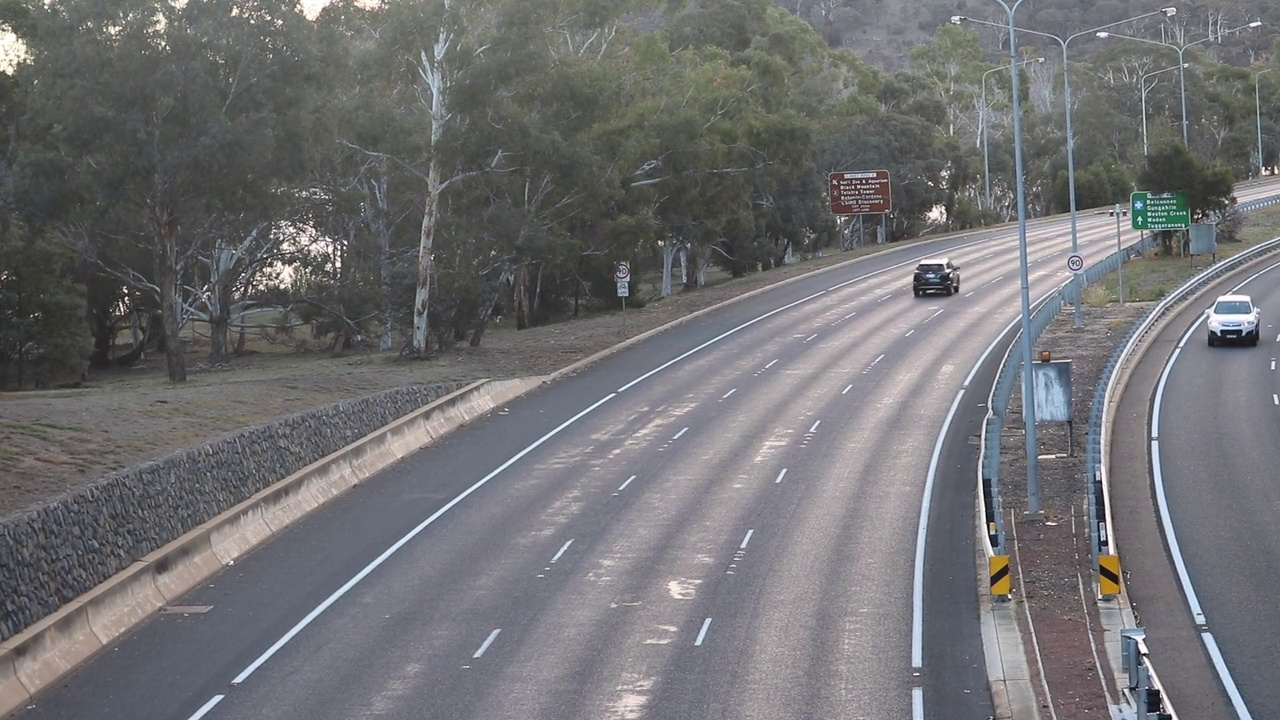
#> input picture images/frame_71.jpg, 1280 x 720 px
$ python background_subtraction_1.py
#> lines starting #> are read from the running program, lines starting #| are printed output that depends on the picture
import cv2
import numpy as np

img1 = cv2.imread("images/frame_71.jpg", cv2.IMREAD_GRAYSCALE)
#> img1: shape (720, 1280); min 0, max 255, mean 112.6
img2 = cv2.imread("images/frame_164.jpg", cv2.IMREAD_GRAYSCALE)
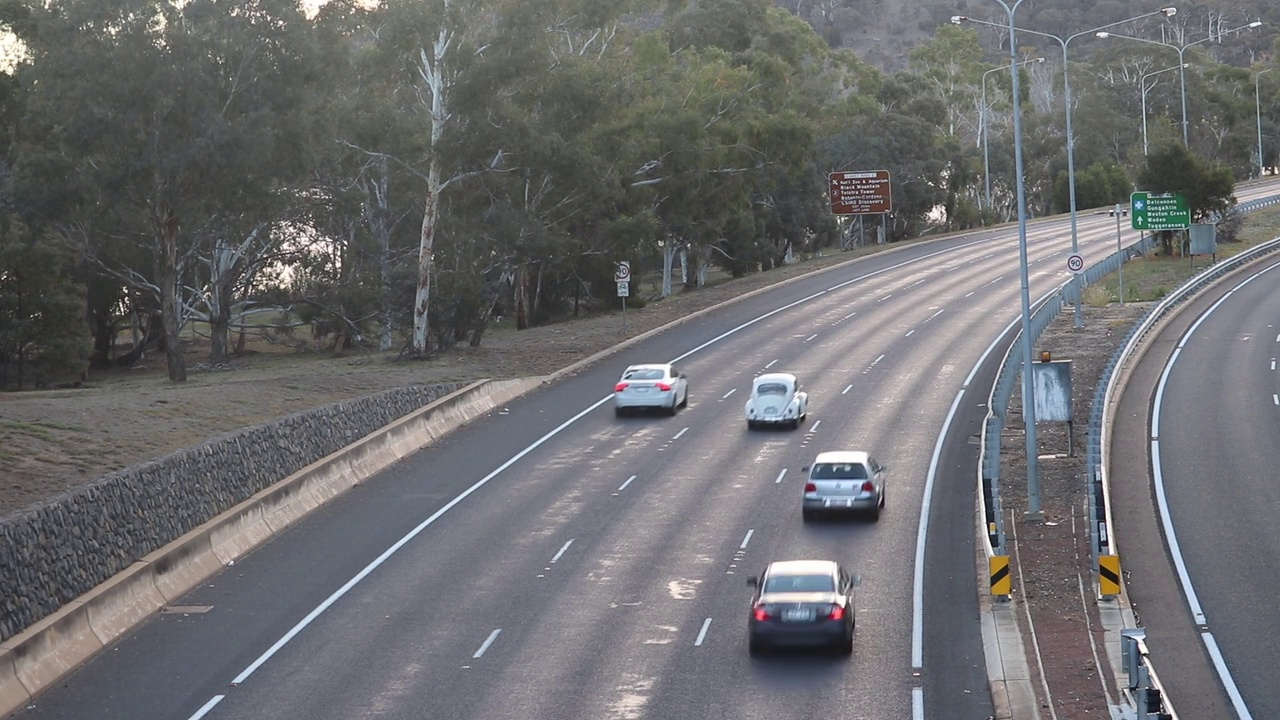
#> input picture images/frame_164.jpg, 1280 x 720 px
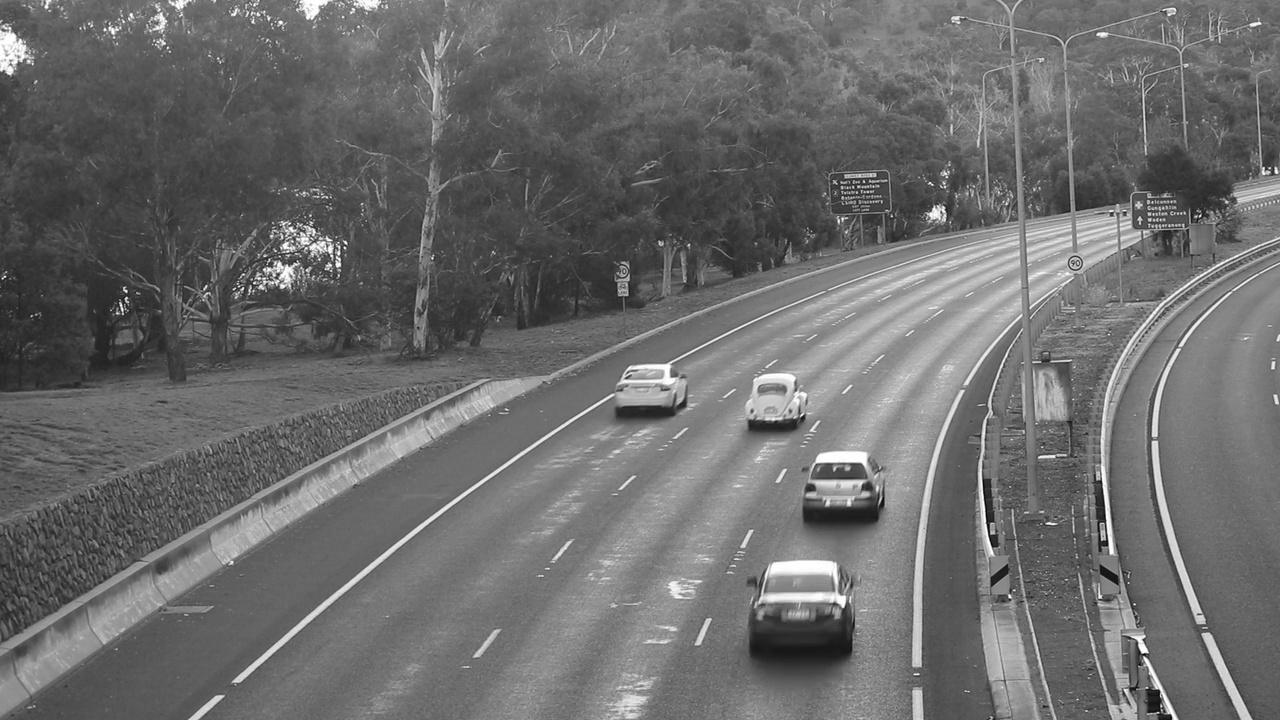
#> img2: shape (720, 1280); min 0, max 255, mean 108

diff = cv2.absdiff(img1, img2)
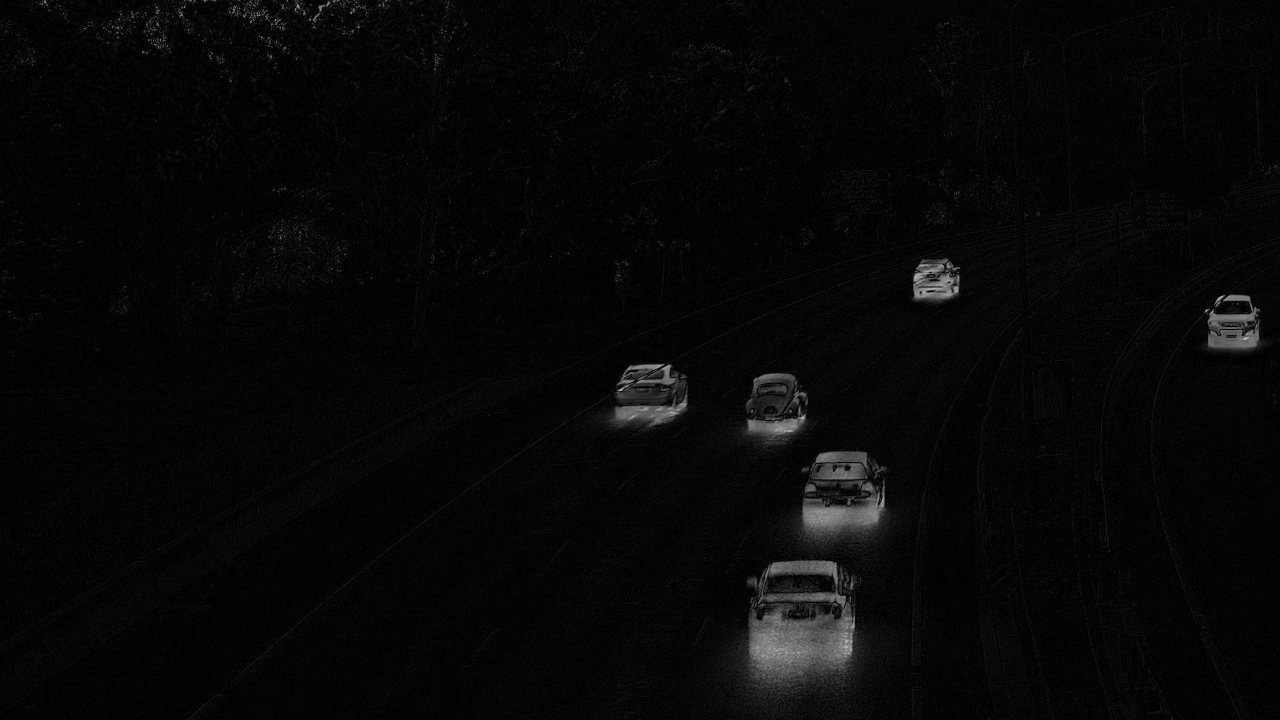
#> diff: shape (720, 1280); min 0, max 211, mean 7

cv2.imshow("Image 1", img1)
cv2.imshow("Image 2", img2)
cv2.imshow("Difference", diff)

cv2.waitKey(0)
cv2.destroyAllWindows()
